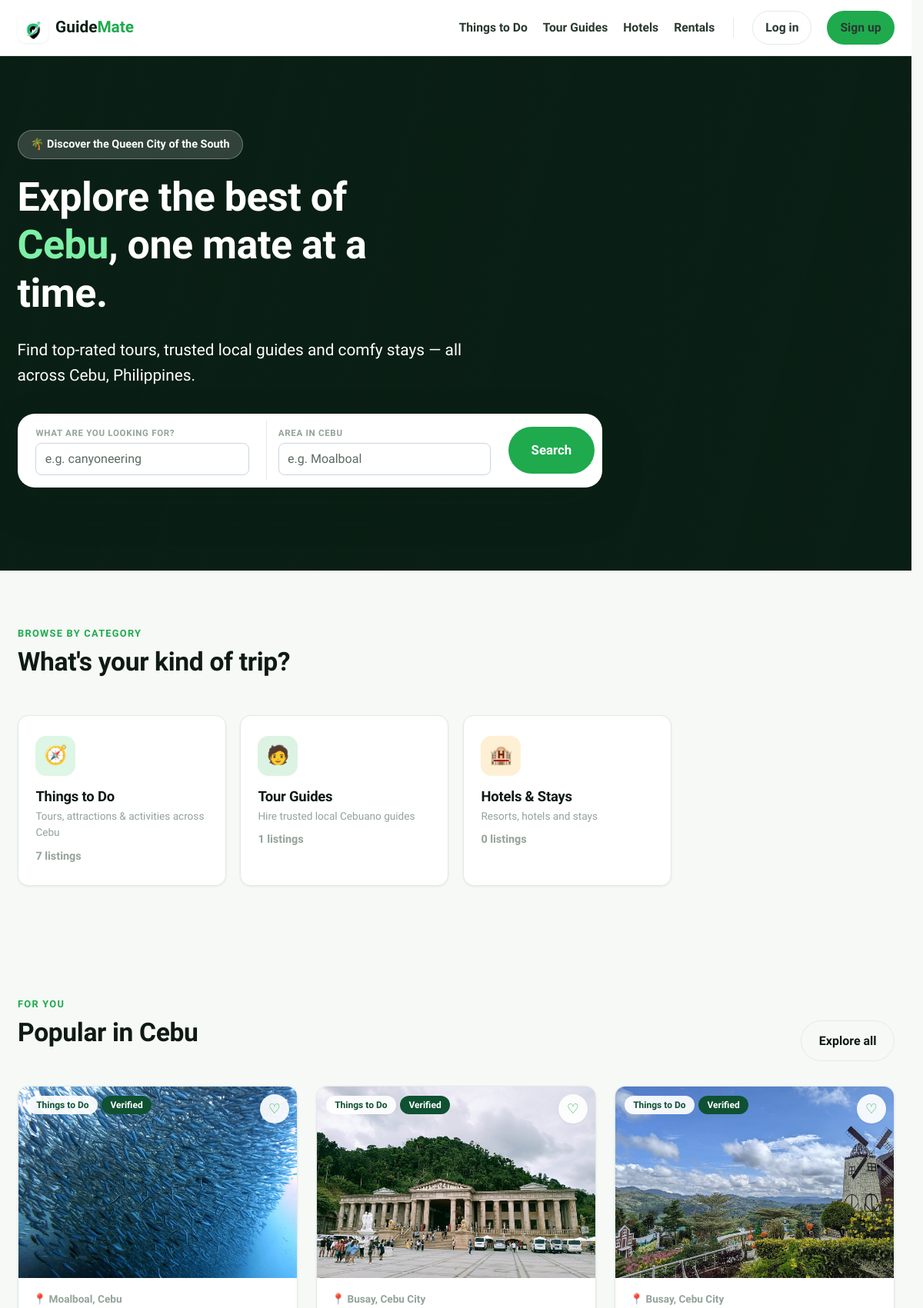
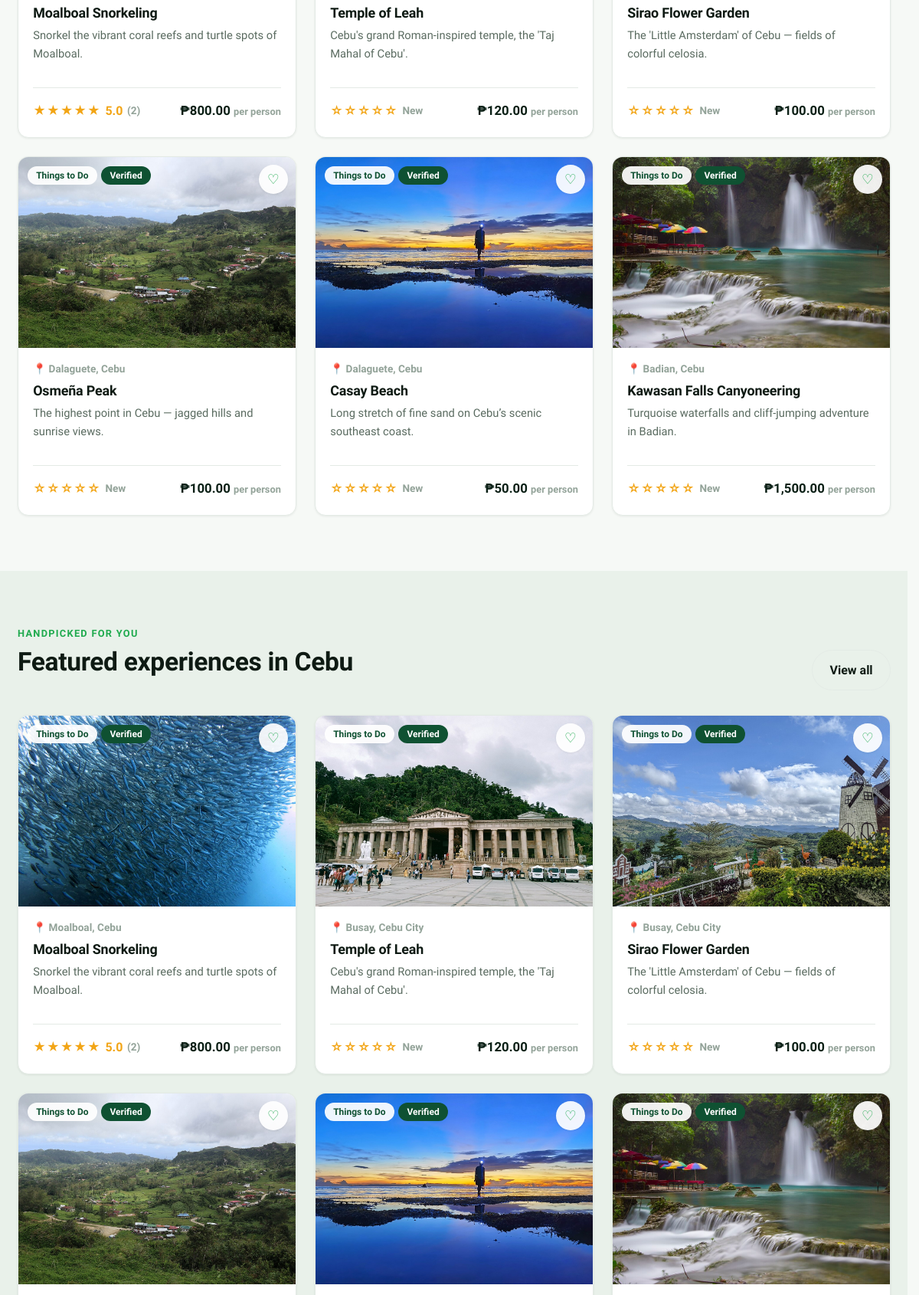
The page /public/index.php (upper part) on the database its author committed (2 pictures, top to bottom).
### tables this page shows
CREATE TABLE `categories` (
  `id` int(10) unsigned NOT NULL AUTO_INCREMENT,
  `name` varchar(80) NOT NULL,
  `slug` varchar(80) NOT NULL,
  `icon` varchar(40) DEFAULT NULL,
  `description` varchar(255) DEFAULT NULL,
  `sort_order` int(11) NOT NULL DEFAULT 0,
  PRIMARY KEY (`id`),
  UNIQUE KEY `categories_slug_unique` (`slug`)
);

CREATE TABLE `listings` (
  `id` int(10) unsigned NOT NULL AUTO_INCREMENT,
  `user_id` int(10) unsigned NOT NULL,
  `category_id` int(10) unsigned NOT NULL,
  `title` varchar(160) NOT NULL,
  `slug` varchar(180) NOT NULL,
  `summary` varchar(255) DEFAULT NULL,
  `description` text NOT NULL,
  `area` varchar(120) NOT NULL,
  `address` varchar(255) DEFAULT NULL,
  `latitude` decimal(10,7) DEFAULT NULL,
  `longitude` decimal(10,7) DEFAULT NULL,
  `price` decimal(10,2) NOT NULL DEFAULT 0.00,
  `price_unit` varchar(40) NOT NULL DEFAULT 'per person',
  `duration` varchar(80) DEFAULT NULL,
  `included` text DEFAULT NULL,
  `not_included` text DEFAULT NULL,
  `cover_image` varchar(255) DEFAULT NULL,
  `status` enum('pending','approved','rejected') NOT NULL DEFAULT 'pending',
  `is_featured` tinyint(1) NOT NULL DEFAULT 0,
  `sale_price` decimal(10,2) DEFAULT NULL,
  `sale_ends_at` date DEFAULT NULL,
  `created_at` timestamp NOT NULL DEFAULT current_timestamp(),
  `updated_at` timestamp NOT NULL DEFAULT current_timestamp() ON UPDATE current_timestamp(),
  PRIMARY KEY (`id`),
  UNIQUE KEY `listings_slug_unique` (`slug`),
  KEY `listings_user_fk` (`user_id`),
  KEY `listings_category_fk` (`category_id`),
  KEY `listings_status_idx` (`status`),
  CONSTRAINT `listings_category_fk` FOREIGN KEY (`category_id`) REFERENCES `categories` (`id`) ON DELETE CASCADE,
  CONSTRAINT `listings_user_fk` FOREIGN KEY (`user_id`) REFERENCES `users` (`id`) ON DELETE CASCADE
);

### app/Views/partials/listing-card.php (the view)
<?php
$favIds = $favIds ?? [];
$isFav = in_array((int) $l['id'], $favIds, true);
$rating = (float) ($l['avg_rating'] ?? 0);
$reviewCount = (int) ($l['review_count'] ?? 0);
$displayPrice = \App\Models\Listing::effectivePrice($l);
$badge = guide_badge((int) ($l['user_id'] ?? 0));
?>
<article class="listing-card">
    <div class="listing-media">
        <a href="<?= e(url('/listing/' . $l['slug'])) ?>">
            <img src="<?= e(img_src($l['cover_image'] ?? null, 'listing' . $l['id'])) ?>" alt="<?= e($l['title']) ?>" loading="lazy" onerror="this.onerror=null;this.src='https://picsum.photos/seed/listing<?= (int) $l['id'] ?>/1200/800';">
        </a>
        <div class="listing-badges">
            <span class="listing-cat"><?= e($l['category_name'] ?? 'Listing') ?></span>
            <?php if ($badge !== ''): ?><span class="listing-guide-badge"><?= e($badge) ?></span><?php endif; ?>
        </div>
        <button class="fav-btn <?= $isFav ? 'is-fav' : '' ?>"
                data-id="<?= (int) $l['id'] ?>"
                data-url="<?= e(url('/favorites/toggle')) ?>"
                data-token="<?= e(\App\Core\Auth::csrfToken()) ?>"
                aria-label="Save"><?= $isFav ? '♥' : '♡' ?></button>
    </div>
    <div class="listing-body">
        <span class="listing-area">📍 <?= e($l['area']) ?></span>
        <h3 class="listing-title"><a href="<?= e(url('/listing/' . $l['slug'])) ?>"><?= e($l['title']) ?></a></h3>
        <p class="listing-summary"><?= e($l['summary'] ?? '') ?></p>
        <div class="listing-foot">
            <span class="rating">
                <span class="stars-inline"><?= $rating > 0 ? e(stars($rating)) : '☆☆☆☆☆' ?></span>
                <?php if ($reviewCount > 0): ?>
                    <?= number_format($rating, 1) ?> <span class="count">(<?= $reviewCount ?>)</span>
                <?php else: ?>
                    <span class="count">New</span>
                <?php endif; ?>
            </span>
            <span class="price"><?= money($displayPrice) ?> <span><?= e($l['price_unit']) ?></span></span>
        </div>
    </div>
</article>

### app/Views/home/index.php (shortened to what the rows shown need)
<?php
$icons = ['things-to-do' => '🧭', 'tour-guides' => '🧑', 'hotels' => '🏨'];
$heroVideo = $heroVideo ?? [];
$heroPoster = (string) ($heroVideo['poster'] ?? '');
$hero4k = (string) ($heroVideo['video_4k'] ?? '');
$heroHd = (string) ($heroVideo['video_hd'] ?? $hero4k);
?>
<section class="hero">
    <div class="hero-media" aria-hidden="true">
        <?php if ($hero4k !== '' || $heroHd !== ''): ?>
            <?php $heroSrc = $heroHd !== '' ? $heroHd : $hero4k; ?>
            <video class="hero-video" id="heroVideo"
                   autoplay muted loop playsinline webkit-playsinline
                   preload="auto"
                   disablepictureinpicture
                   disableremoteplayback
                   <?= $heroPoster !== '' ? 'poster="' . e($heroPoster) . '"' : '' ?>>
                <source src="<?= e($heroSrc) ?>" type="video/mp4">
            </video>
        <?php endif; ?>
    </div>
    <div class="container hero-content">
        <span class="hero-eyebrow">🌴 Discover the Queen City of the South</span>
        <h1>Explore the best of <span class="accent">Cebu</span>, one mate at a time.</h1>
        <p class="hero-sub">Find top-rated tours, trusted local guides and comfy stays — all across Cebu, Philippines.</p>
        <form class="search-bar" action="<?= e(url('/things-to-do')) ?>" method="get">
            <div class="field">
                <div style="flex:1;">
                    <label>What are you looking for?</label>
                    <input type="text" name="q" placeholder="e.g. canyoneering">
                </div>
            </div>
            <div class="field">
                <div style="flex:1;">
                    <label>Area in Cebu</label>
                    <input type="text" name="area" placeholder="e.g. Moalboal">
                </div>
            </div>
            <button class="btn btn-primary btn-lg" type="submit">Search</button>
        </form>
    </div>
</section>
<section class="section">
    <div class="container">
        <div class="section-head">
            <div>
                <div class="eyebrow">Browse by category</div>
                <h2>What's your kind of trip?</h2>
            </div>
        </div>
        <div class="cat-grid">
            <?php foreach ($categories as $cat): ?>
                <a class="cat-card" href="<?= e(url('/' . $cat['slug'])) ?>">
                    <div class="cat-ico"><?= $icons[$cat['slug']] ?? '📌' ?></div>
                    <h3><?= e($cat['name']) ?></h3>
                    <p class="hint mb-0"><?= e($cat['description']) ?></p>
                    <div class="count mt-1"><?= (int) $cat['listing_count'] ?> listings</div>
                </a>
            <?php endforeach; ?>
        </div>
    </div>
</section>
<?php if (!empty($recommended)): ?>
<section class="section">
    <div class="container">
        <div class="section-head">
            <div>
                <div class="eyebrow">For you</div>
                <h2><?= e($recommendedTitle ?? 'Recommended for you') ?></h2>
            </div>
            <a href="<?= e(url('/things-to-do')) ?>" class="btn btn-ghost">Explore all</a>
        </div>
        <div class="card-grid">
            <?php foreach ($recommended as $l): ?>
                <?= \App\Core\View::partial('partials/listing-card', ['l' => $l, 'favIds' => $favIds]) ?>
            <?php endforeach; ?>
        </div>
    </div>
</section>
<?php endif; ?>
<section class="section" style="background:var(--sand-200);">
    <div class="container">
        <div class="section-head">
            <div>
                <div class="eyebrow">Handpicked for you</div>
                <h2>Featured experiences in Cebu</h2>
            </div>
            <a href="<?= e(url('/things-to-do')) ?>" class="btn btn-ghost">View all</a>
        </div>
        <?php if ($featured === []): ?>
            <div class="empty-state"><div class="big">🗺️</div><p>No featured listings yet. Run the seeder to load Cebu sample data.</p></div>
        <?php else: ?>
            <div class="card-grid">
                <?php foreach ($featured as $l): ?>
                    <?= \App\Core\View::partial('partials/listing-card', ['l' => $l, 'favIds' => $favIds]) ?>
                <?php endforeach; ?>
            </div>
        <?php endif; ?>
    </div>
</section>

### app/Core/Router.php (shortened to what the rows shown need)
<?php
final class Router
{
    private array $routes = [];
    private function add(string $method, string $pattern, array $handler, array $guards): void
    {
        $this->routes[] = [
            'method' => $method,
            'pattern' => $pattern,
            'handler' => $handler,
            'guards' => $guards,
        ];
    }
    public function dispatch(string $method, string $uri): void
    {
        $path = $this->normalize($uri);
        $method = strtoupper($method);
        foreach ($this->routes as $route) {
            if ($route['method'] !== $method) {
                continue;
            }
            $regex = $this->compile($route['pattern']);
            if (preg_match($regex, $path, $matches) === 1) {
                $params = array_filter($matches, 'is_string', ARRAY_FILTER_USE_KEY);
                $this->invoke($route['handler'], $params);
                return;
            }
        }
    }
    private function compile(string $pattern): string
    {
        $regex = preg_replace('#\{([a-zA-Z_][a-zA-Z0-9_]*)\}#', '(?P<$1>[^/]+)', $pattern);
        return '#^' . $regex . '$#';
    }
    private function normalize(string $uri): string
    {
        $path = parse_url($uri, PHP_URL_PATH) ?: '/';
        $base = App::basePath();
        if ($base !== '' && str_starts_with($path, $base)) {
            $path = substr($path, strlen($base));
        }
        $path = str_replace('/index.php', '', $path);
        $path = '/' . trim($path, '/');
        return $path === '/' ? '/' : rtrim($path, '/');
    }
    private function invoke(array $handler, array $params): void
    {
        [$class, $action] = $handler;
        $controller = new $class();
        $controller->{$action}(...array_values($params));
    }
}

### rows shown on the page
categories: slug "🧭", name "Things to Do", description "Tours, attractions & activities across Cebu", listing_count "7"
categories: slug "🧑", name "Tour Guides", description "Hire trusted local Cebuano guides", listing_count "1"
categories: slug "🏨", name "Hotels & Stays", description "Resorts, hotels and stays", listing_count "0"
listings: cover_image+id (picture), category.name "Things to Do", badge "Verified", area "Moalboal, Cebu", title "Moalboal Snorkeling", summary "Snorkel the vibrant coral reefs and turtle spots of Moalboal.", rating "★★★★★", rating "5.0", reviewCount "2", price "₱800.00", price_unit "per person"
listings: cover_image+id (picture), category.name "Things to Do", badge "Verified", area "Busay, Cebu City", title "Temple of Leah", summary "Cebu's grand Roman-inspired temple, the 'Taj Mahal of Cebu'.", price "₱120.00", price_unit "per person"
listings: cover_image+id (picture), category.name "Things to Do", badge "Verified", area "Busay, Cebu City", title "Sirao Flower Garden", summary "The 'Little Amsterdam' of Cebu — fields of colorful celosia.", price "₱100.00", price_unit "per person"
listings: cover_image+id (picture), category.name "Things to Do", badge "Verified", area "Dalaguete, Cebu", title "Osmeña Peak", summary "The highest point in Cebu — jagged hills and sunrise views.", price "₱100.00", price_unit "per person"
listings: cover_image+id (picture), category.name "Things to Do", badge "Verified", area "Dalaguete, Cebu", title "Casay Beach", summary "Long stretch of fine sand on Cebu’s scenic southeast coast.", price "₱50.00", price_unit "per person"
listings: cover_image+id (picture), category.name "Things to Do", badge "Verified", area "Badian, Cebu", title "Kawasan Falls Canyoneering", summary "Turquoise waterfalls and cliff-jumping adventure in Badian.", price "₱1,500.00", price_unit "per person"
